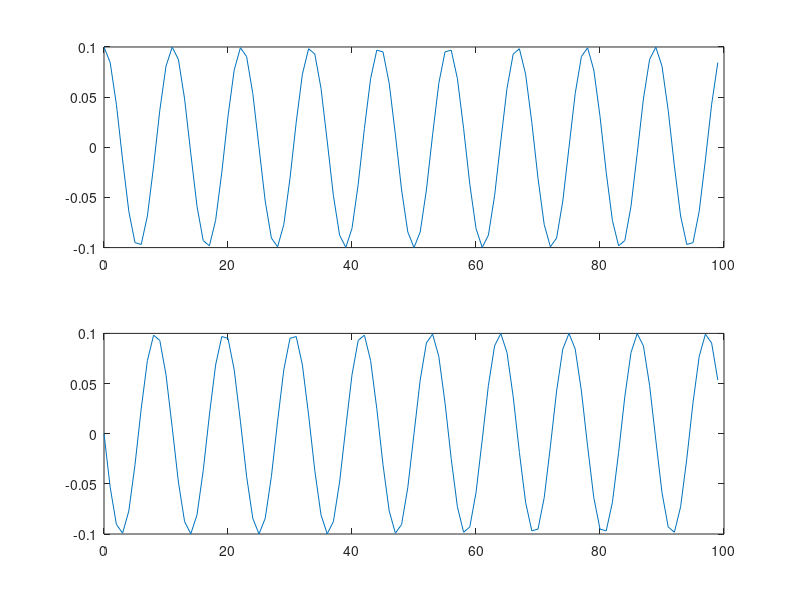

This chart was generated by the following MATLAB code:
% cps03_trans.m
clear all; close all
% Orthogonal matrix for DCT-IV orthogonal transform
N = 100; % wymiar macierzy kwadratowej, 25, 100
k = (0:N-1); n=(0:N-1); % wiersze=funkcje, kolumny=probki
A = sqrt(1/N)*exp(-1j*2*pi/N*k'*n); % macierz analizy
B= A(1:10,:);
mesh(abs(A*A'));
pause

for x = 1:10
    subplot(2,1,1)
    plot(k, real(B(x,:)))
    subplot(2,1,2)
    plot(k, imag(B(x,:)))
    
    pause(3)
    close all
end

% for x = 2:50
%     subplot(2,2,1)
%     plot(k, real(A(x,:)))
%     title(sprintf("Real %d",x))
%     subplot(2,2,2)
%     plot(k, imag(A(x,:)))
%     title(sprintf("Imag %d",x))
%     end_value = N+2-x;
%     subplot(2,2,3)
%     plot(k, real(A(end_value,:)))
%     title(sprintf("Real %d",end_value))
%     subplot(2,2,4)
%     plot(k, imag(A(end_value,:)))
%     title(sprintf("Imag %d",end_value))
%     
%     pause(3)
%     close all
% end